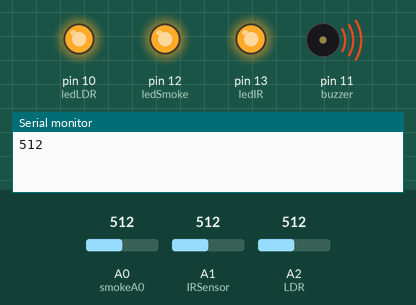
A sketch run on a simulated Arduino Uno, built with avr-gcc and run on an emulated ATmega328P. On the bench: output pins drawn as LEDs (lit = HIGH), buzzer (waves = sounding), the last lines printed to the serial monitor. The inputs (shaded band) are chosen by the test bench; at power-on: A0 (smokeA0) = 512, A1 (IRSensor) = 512, A2 (LDR) = 512.

Above: at 2.8 s.
2.9 s: A0 (smokeA0) set to 160
At 3.3 s:
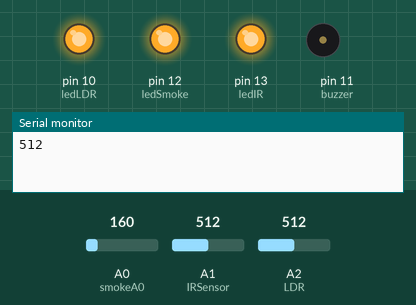
9.8 s: A0 (smokeA0) set to 143
At 11.8 s:
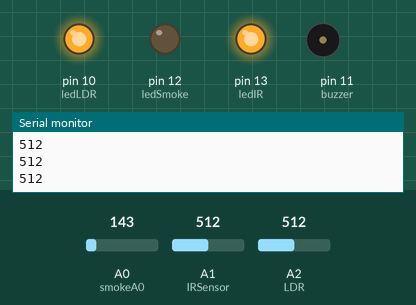
12.3 s: A1 (IRSensor) set to 888
14.2 s: A1 (IRSensor) set to 907
At 16.6 s:
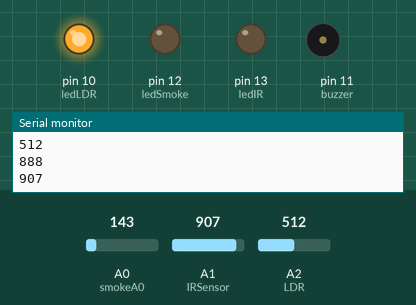
17.0 s: A2 (LDR) set to 791
20.1 s: A2 (LDR) set to 813
At 22.5 s:
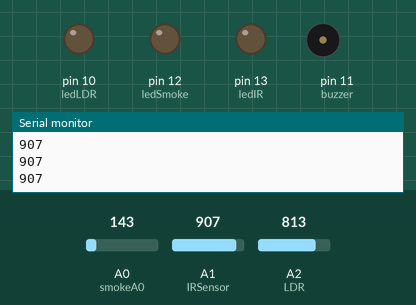
Timing chart, 0 to 24.0 s (numbered marks = the images above; inputs shaded):
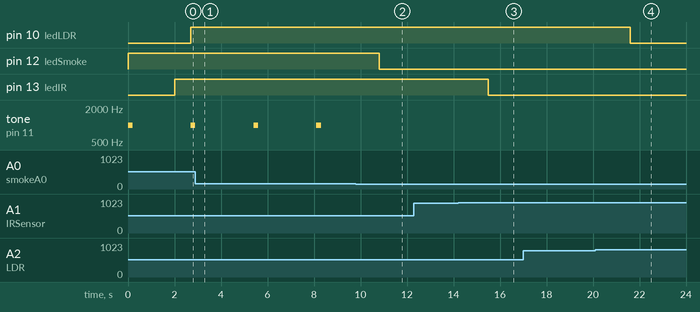

The sketch:

arduino2_code.ino
```cpp
const int IRSensor = A1;
const int ledIR = 13;
const int ledSmoke = 12;
int IRinputVal = 0;
int smokeA0 = A0;
int buzzer = 11;
float smokeSensorValue;
const int LDR = A2;
const int ledLDR = 10;

void setup() {
  pinMode(buzzer, OUTPUT);
  pinMode(ledIR, OUTPUT);  // Pin 13 has an LED connected on most Arduino boards:
  pinMode(ledSmoke, OUTPUT);
  pinMode(ledLDR, OUTPUT);
  pinMode(IRSensor, INPUT);
  pinMode(smokeA0, INPUT);
  pinMode(LDR, INPUT);
  Serial.begin(9600);
  //Serial.println("Gas sensor warming up!");
  //delay(20000);  // allow the MQ-6 to warm up
  noTone(buzzer);
}


void checkLDR() {
  int ldr_value = 0;
  ldr_value = analogRead(LDR);
 // Serial.println(ldr_value);
  delay(500);
  if (ldr_value < 800) {
    digitalWrite(ledLDR, HIGH);
  } else {
    digitalWrite(ledLDR, LOW);
  }
}


void checkFlame() {

  smokeSensorValue = analogRead(smokeA0);
  if (smokeSensorValue > 150) {
    //Serial.print(" | Smoke detected!");
    tone(buzzer, 1000, 200);
    digitalWrite(ledSmoke, HIGH);
  } else {
    //Serial.print(" | Smoke  not detected!");
    digitalWrite(ledSmoke, LOW);
    noTone(buzzer);
  }
  delay(2000);  // wait 2s for next reading
}


void checkIR() {
  if (analogRead(IRSensor) < 900)  //Check the sensor output
  {
    digitalWrite(ledIR, HIGH);
    // set the LED on
  } else {
    digitalWrite(ledIR, LOW);  // set the LED off
  }
  IRinputVal = analogRead(IRSensor);
  Serial.println(IRinputVal);
  delay(200);
}


void loop() {

  checkFlame();
  checkIR();
  checkLDR();
}
```

Measured:
- the behaviour switches between 151 and 150 on A0 (smokeA0) (found by bisection; images 1 and 2)
- the behaviour switches between 899 and 900 on A1 (IRSensor) (found by bisection; images 2 and 3)
- the behaviour switches between 799 and 800 on A2 (LDR) (found by bisection; images 3 and 4)
- after the input at 9.8 s, pin 12 (ledSmoke): HIGH → LOW after 1.0 s; tone on pin 11 (buzzer): stays silent (without the input it goes to 1000 Hz after 1.0 s)
- after the input at 14.2 s, pin 13 (ledIR): HIGH → LOW after 1.3 s
- after the input at 20.1 s, pin 10 (ledLDR): HIGH → LOW after 1.5 s
- by itself, tone on pin 11 (buzzer): alternates 1000 Hz for 0.20 s and silent for 2.5 s
